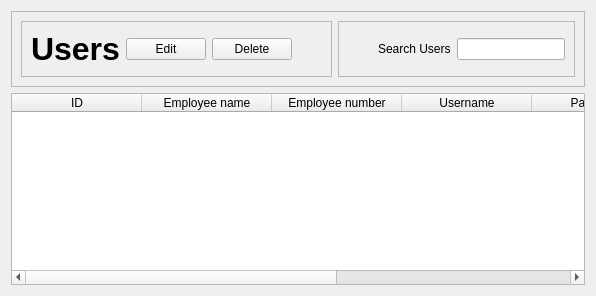
      <widget class="QWidget" name="Auditors">
       <attribute name="title">
        <string>Users</string>
       </attribute>
       <layout class="QGridLayout" name="gridLayout_14">
        <item row="0" column="0">
         <widget class="QFrame" name="PushButtons_Employees_Frame_3">
          <property name="frameShape">
           <enum>QFrame::StyledPanel</enum>
          </property>
          <property name="frameShadow">
           <enum>QFrame::Raised</enum>
          </property>
          <layout class="QGridLayout" name="gridLayout_4">
           <item row="0" column="1">
            <widget class="QFrame" name="SearchAuditors_Frame_2">
             <property name="frameShape">
              <enum>QFrame::StyledPanel</enum>
             </property>
             <property name="frameShadow">
              <enum>QFrame::Raised</enum>
             </property>
             <layout class="QGridLayout" name="gridLayout_2">
              <item row="1" column="2" rowspan="2">
               <widget class="QLineEdit" name="EmployeeID_SearchAuditor_Input_2">
                <property name="placeholderText">
                 <string/>
                </property>
               </widget>
              </item>
              <item row="1" column="1" rowspan="2">
               <widget class="QLabel" name="SearchAuditors_title_2">
                <property name="text">
                 <string>Search Users</string>
                </property>
               </widget>
              </item>
              <item row="1" column="0">
               <spacer name="horizontalSpacer_46">
                <property name="orientation">
                 <enum>Qt::Horizontal</enum>
                </property>
                <property name="sizeType">
                 <enum>QSizePolicy::Expanding</enum>
                </property>
                <property name="sizeHint" stdset="0">
                 <size>
                  <width>30</width>
                  <height>20</height>
                 </size>
                </property>
               </spacer>
              </item>
             </layout>
            </widget>
           </item>
           <item row="0" column="0">
            <widget class="QFrame" name="frame_8">
             <property name="frameShape">
              <enum>QFrame::StyledPanel</enum>
             </property>
             <property name="frameShadow">
              <enum>QFrame::Raised</enum>
             </property>
             <layout class="QGridLayout" name="gridLayout_22">
              <item row="0" column="3">
               <spacer name="horizontalSpacer_47">
                <property name="orientation">
                 <enum>Qt::Horizontal</enum>
                </property>
                <property name="sizeType">
                 <enum>QSizePolicy::Expanding</enum>
                </property>
                <property name="sizeHint" stdset="0">
                 <size>
                  <width>30</width>
                  <height>20</height>
                 </size>
                </property>
               </spacer>
              </item>
              <item row="0" column="0">
               <widget class="QLabel" name="Auditors_TitleOf_Table_2">
                <property name="font">
                 <font>
                  <pointsize>24</pointsize>
                  <weight>75</weight>
                  <bold>true</bold>
                 </font>
                </property>
                <property name="text">
                 <string>Users</string>
                </property>
               </widget>
              </item>
              <item row="0" column="1">
               <widget class="QPushButton" name="Edit_Auditor_Button">
                <property name="text">
                 <string>Edit</string>
                </property>
               </widget>
              </item>
              <item row="0" column="2">
               <widget class="QPushButton" name="Delete_Auditor_Button">
                <property name="text">
                 <string>Delete</string>
                </property>
               </widget>
              </item>
             </layout>
            </widget>
           </item>
          </layout>
         </widget>
        </item>
        <item row="2" column="0">
         <widget class="QTableWidget" name="Auditors_Table_2">
          <property name="alternatingRowColors">
           <bool>true</bool>
          </property>
          <attribute name="horizontalHeaderDefaultSectionSize">
           <number>130</number>
          </attribute>
          <attribute name="verticalHeaderDefaultSectionSize">
           <number>21</number>
          </attribute>
          <column>
           <property name="text">
            <string>ID</string>
           </property>
          </column>
          <column>
           <property name="text">
            <string>Employee name</string>
           </property>
          </column>
          <column>
           <property name="text">
            <string>Employee number</string>
           </property>
          </column>
          <column>
           <property name="text">
            <string>Username</string>
           </property>
          </column>
          <column>
           <property name="text">
            <string>Password</string>
           </property>
          </column>
          <column>
           <property name="text">
            <string>Login status</string>
           </property>
          </column>
          <column>
           <property name="text">
            <string>Admin</string>
           </property>
          </column>
         </widget>
        </item>
       </layout>
      </widget>
